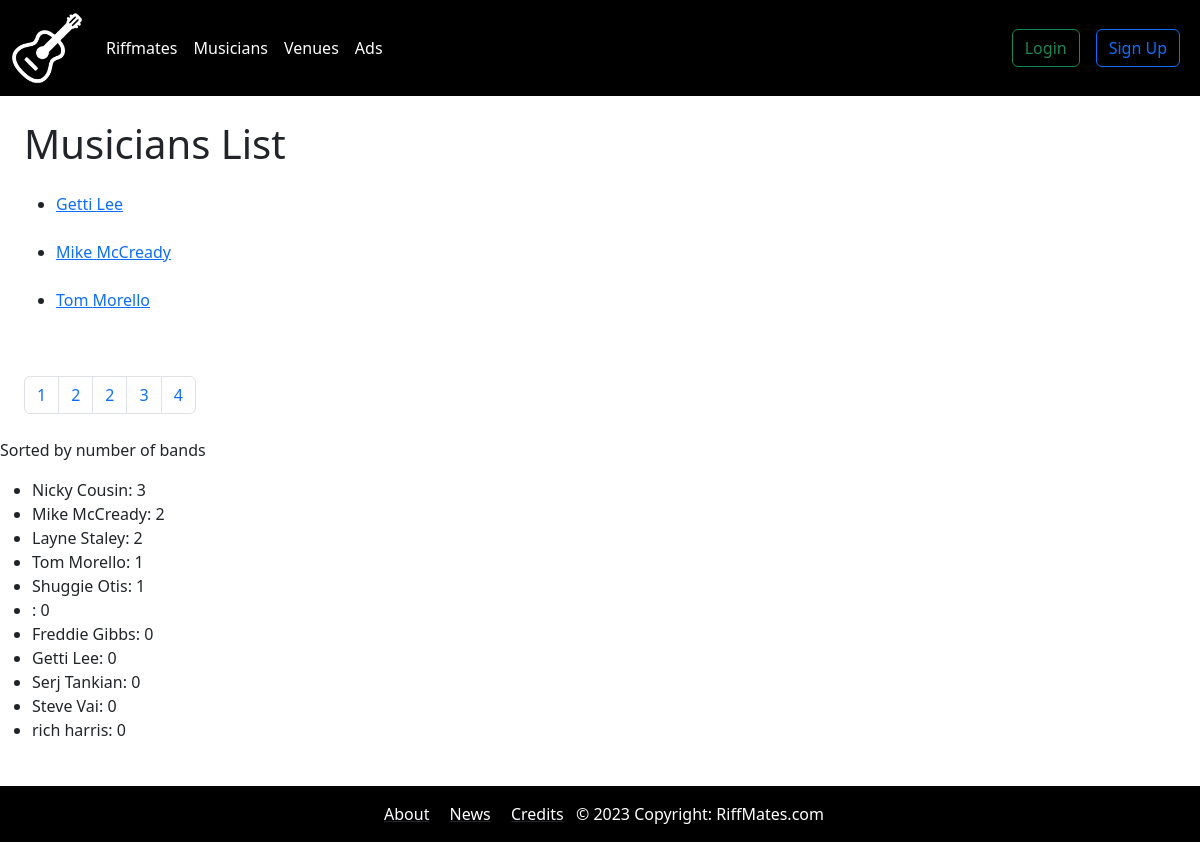
Page /bands/musicians?page=2 on the earlier database version.
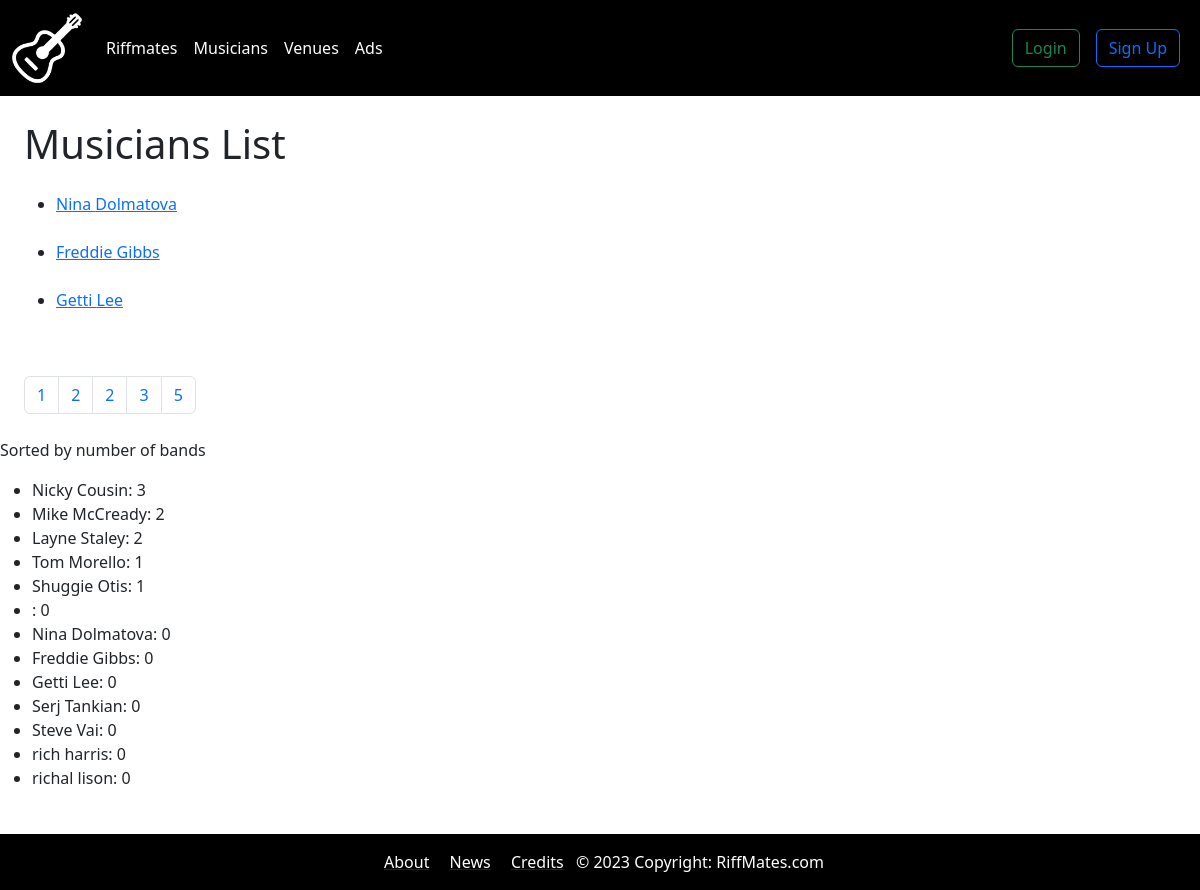
Same page on the later database version.
### bands/models.py (models this page shows, shortened)
class Musician(models.Model):
    first_name = models.CharField(max_length=30)
    last_name = models.CharField(max_length=30)
    birth_date = models.DateField(null=True, blank=True)
    picture = models.ImageField(blank=True, null=True)

### bands/views.py (the view)
# urls.py: path('musicians', views.get_musicians, name="musicians"),
def get_musicians(request):
    musicians = Musician.objects.all().order_by("last_name")
    paginator = Paginator(musicians, 3)
    page_num = request.GET.get('page', 1)
    page_num  = int(page_num) # URLs are text, convert any value to an integer
    if page_num < 1: # Min value for 'page' = 1
        page_num = 1
    elif page_num > paginator.num_pages:
        page_num = paginator.num_pages
    page = paginator.page(page_num) # Returns a Page object with the given page_num based index
    musicians_bands = {}
    for musician in musicians:
        musicians_bands[musician.first_name + " " + musician.last_name] = len(musician.band_set.all())
    sorted_musicians_bands = sorted(musicians_bands.items(), key=lambda x:x[1], reverse=True)
    data = {
        'musicians': page.object_list, # list of objects in as 'musicians'
        'page': page, # page object,
        'sorted_musicians_bands': sorted_musicians_bands
    }
    return render(request, "musicians.html", data)

### templates/musicians.html (shortened to what this page needs)
{% extends "base.html" %}
{% block content %}
<div class="p-4">
  <h1>Musicians List</h1>
  <ul>
      {% for musician in musicians %}
        <div class="mt-4">
          <li>
            <a href="{% url 'musician' musician.id %}">{{ musician.first_name }} {{ musician.last_name }}</a>
          </li>
        </div>
      {% endfor %}
  </ul>
</div>
<div class="m-4">
  <nav>
    <ul class="pagination">
      {% if page.has_other_pages %}
        {% if page.has_previous %}
          <li class="page-item"><a class="page-link" href="{% url 'musicians' %}?page={{page.previous_page_number}}">{{ page.previous_page_number }}</a></li>
          <li class="page-item"><a class="page-link" href="#">{{ page.number }}</a></li>
        {% endif %}
      {% endif %}
      {% if page.has_next %}
        {% if page.next_page_number == page.paginator.num_pages %}
            <li class="page-item">
              <a class="page-link" href="{% url 'musicians' %}?page={{page.next_page_number}}">{{ page.next_page_number }}</a>
            </li>
        {% else %}
            <li class="page-item">
              <a class="page-link" href="#">{{ page.number }}</a>
            </li>
            <li class="page-item">
              <a class="page-link" href="{% url 'musicians' %}?page={{page.next_page_number}}">{{ page.next_page_number }}</a>
            </li>
            <li class="page-item">
              <a class="page-link" href="{% url 'musicians' %}?page={{page.paginator.num_pages }}">{{ page.paginator.num_pages }}</a>
            </li>
        {% endif %}
      {% endif %}
    </ul>
  </nav>
</div>
<p>Sorted by number of bands</p>
<ul>
  {% for musician_band in sorted_musicians_bands %}
    <li>{{musician_band.0 }}: {{ musician_band.1 }}</li>
  {% endfor %}
</ul>
{% endblock content %}

Differences in the rows shown:
no longer on this page (row unchanged): Musician: first_name "Mike", last_name "McCready"
no longer on this page (row unchanged): Musician: first_name "Tom", last_name "Morello"
added Musician: first_name "Nina", last_name "Dolmatova"
now on this page (row unchanged): Musician: first_name "Freddie", last_name "Gibbs"
Other differences:
{{ page.paginator.num_pages }}: "4" → "5"
new list line: "Nina Dolmatova : 0"
new list line: "richal lison : 0"
